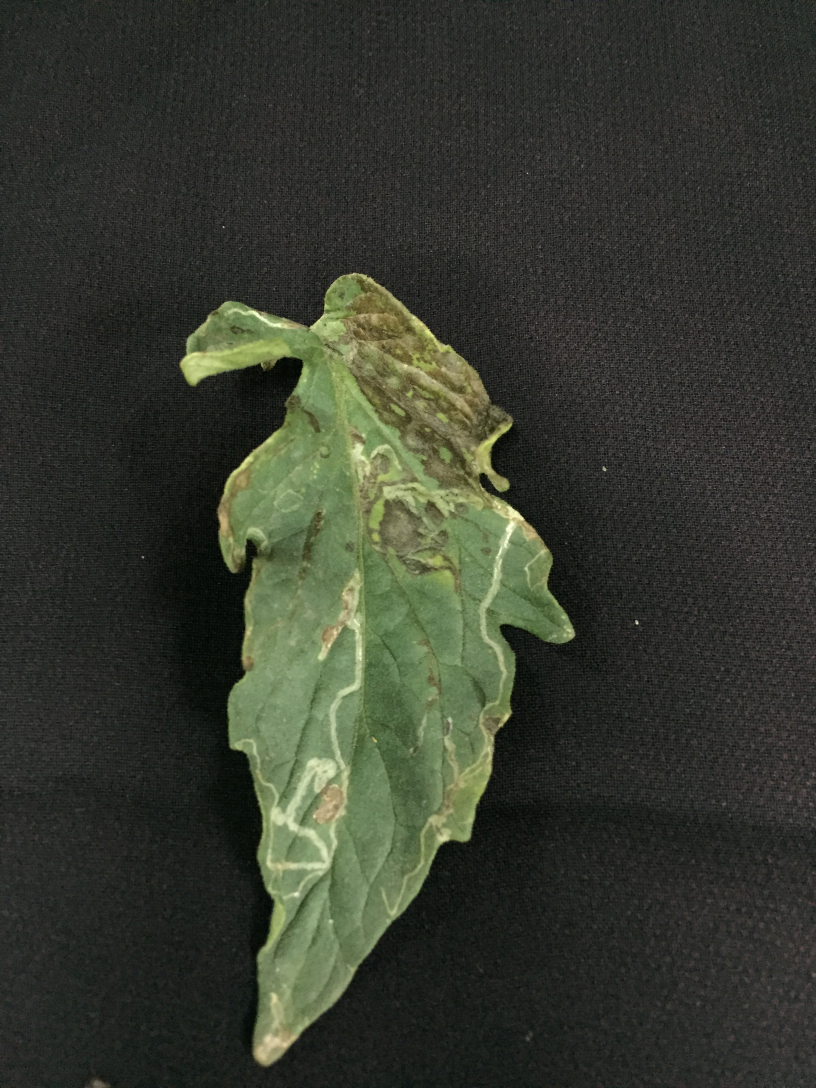
#> input picture Praneet/Potatoes_Test/Transfer_Learning/VGG19/4.jpg, 2448 x 3264 px, found by its file name (shown at 1/3 size)
$ jupyter execute --allow-errors Test.ipynb   (older library calls are emulated)
#> lines starting #> are read from the running program, lines starting #| are printed output that depends on the picture
[cell 1]
import cv2
import numpy as np
from matplotlib.colors import ListedColormap
import matplotlib.pyplot as plt
import os
import h5py
from skimage.feature import greycomatrix
from skimage.feature import greycoprops
train_path="dataset/"
#> (the rest of this cell did not finish here and is left out)

#> (a cell that did not finish here is left out)

[cell 3]
import cv2

# empty lists to hold feature vectors and labels
global_features = []
labels = []
bins = 8
i, j = 0, 0
k = 0

test_image = 'dataset/4.jpg'
test = cv2.imread(test_image)
#> test is the input picture: shape (3264, 2448, 3); mean B, G, R 47.3, 58.4, 54.3
cv2.imshow('original', test)

image = test

img_out = cv2.cvtColor(test, cv2.COLOR_BGR2YUV)
#> img_out: shape (3264, 2448, 3); mean of channels 0, 1, 2 55.9, 123.7, 126.5
cv2.imshow('YUV', img_out)

img_out[:, :, 0] = cv2.equalizeHist(img_out[:, :, 0])
#> img_out: shape (3264, 2448, 3); mean of channels 0, 1, 2 129.5, 123.7, 126.5
cv2.imshow('equalized', img_out)

img_equi = cv2.cvtColor(img_out, cv2.COLOR_YUV2BGR)
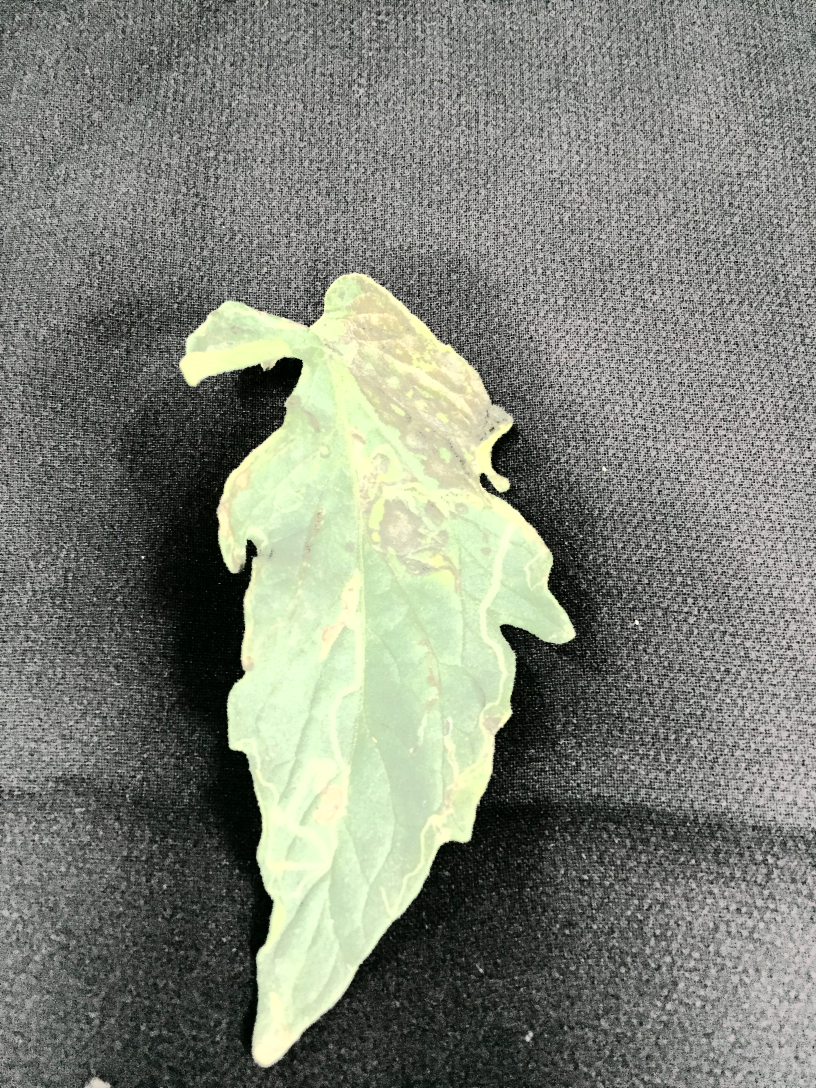
#> img_equi: shape (3264, 2448, 3) (shown at 1/3 size); mean B, G, R 120.8, 131.8, 127.8
cv2.imshow('bgr', img_equi)

image = cv2.cvtColor(img_equi, cv2.COLOR_BGR2GRAY)
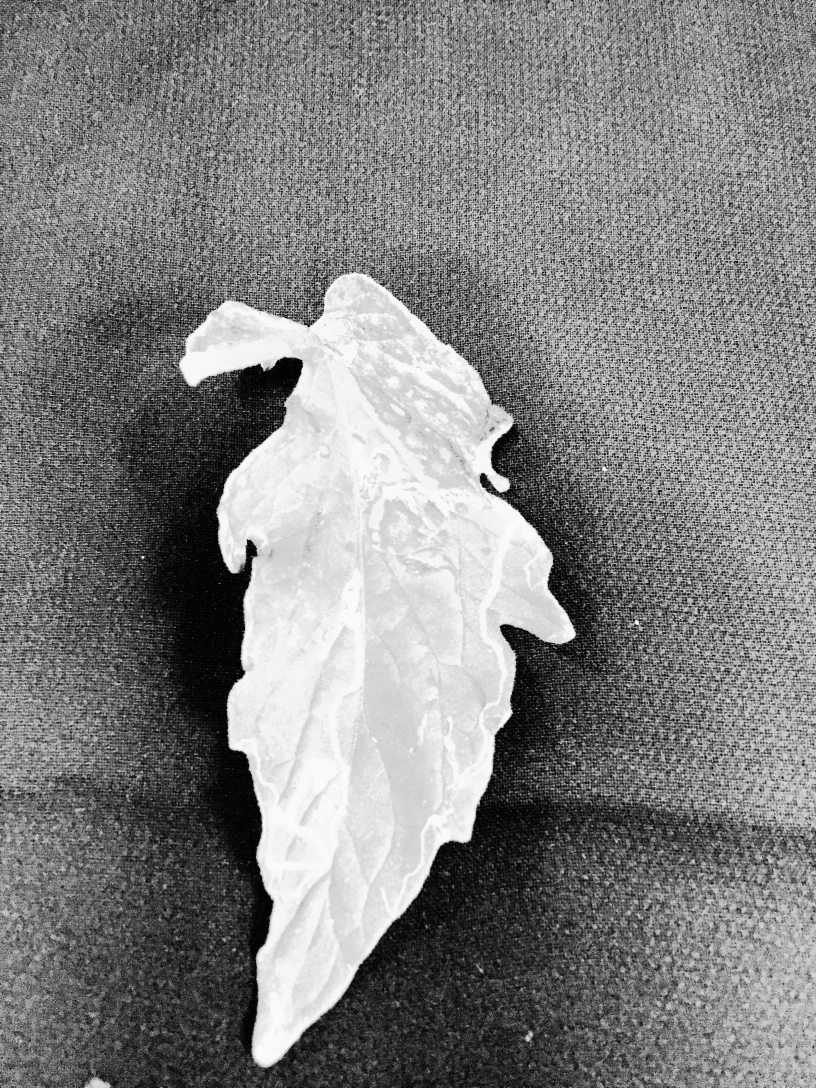
#> image: shape (3264, 2448) (shown at 1/3 size); min 0, max 255, mean 129.3
hu_feature = cv2.HuMoments(cv2.moments(image))
#> hu_feature = [0.00123, 1.05e-07, 9.04e-13, 4.9e-12, 8.39e-25, 1.53e-15, -1.03e-23]
hu_feature = hu_feature.reshape(1, -1)

image_hsv = cv2.cvtColor(img_equi, cv2.COLOR_BGR2HSV)
#> image_hsv: shape (3264, 2448, 3); mean H, S, V 43.2, 27.3, 132.2
cv2.imshow('hsv', image_hsv)

hist = cv2.calcHist([image_hsv], [0, 1, 2], None, [bins, bins, bins],
                            [0, 256, 0, 256, 0, 256])
# normalize the histogram
cv2.normalize(hist, hist)
hist_feature = hist.reshape(1, -1)
#         print(hist_feature.shape())
#> (the rest of this cell did not finish here and is left out)

$ run again, with Praneet/Potatoes_Test/Transfer_Learning/VGG19/5.jpg copied over Praneet/Potatoes_Test/Transfer_Learning/VGG19/4.jpg
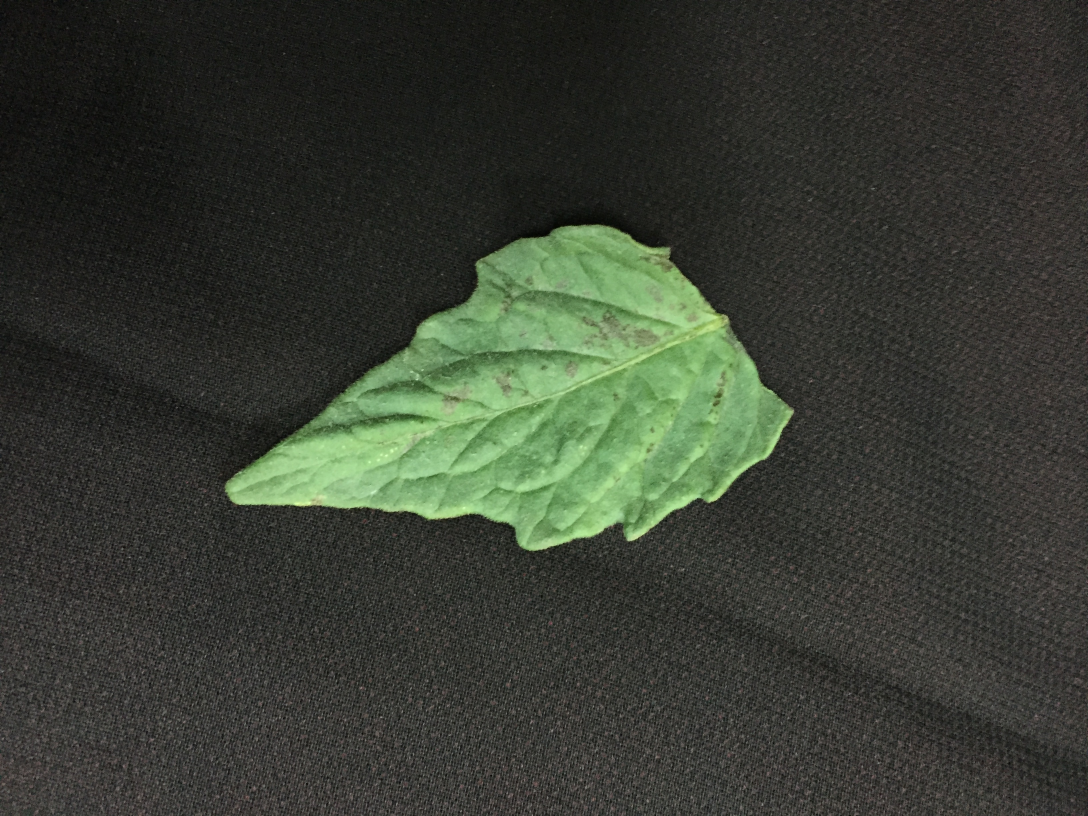
#> input picture Praneet/Potatoes_Test/Transfer_Learning/VGG19/5.jpg, 3264 x 2448 px, found by its file name (shown at 1/3 size)
#> test is the input picture: shape (2448, 3264, 3); mean B, G, R 50.7, 61.2, 55.8
#> `img_equi = cv2.cvtColor(img_out, cv2.COLOR_YUV2BGR)`:
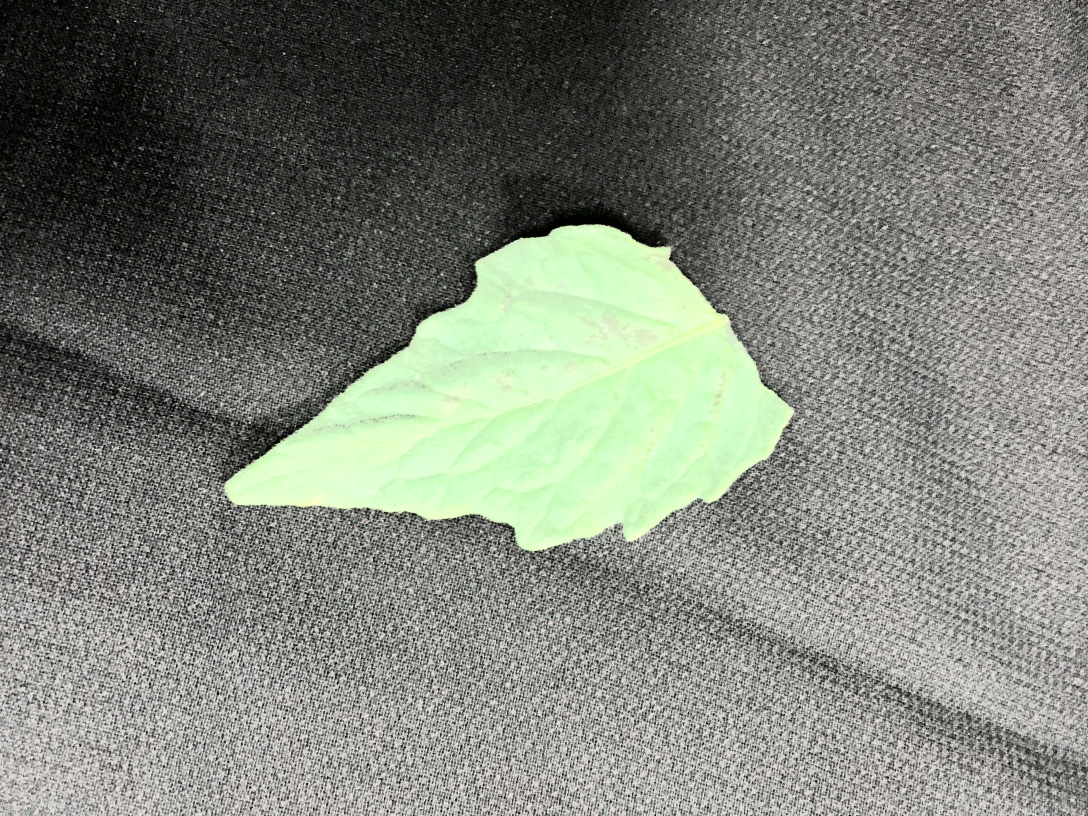
#> img_equi: shape (2448, 3264, 3) (shown at 1/3 size); mean B, G, R 121.5, 131, 126.5
#> `image = cv2.cvtColor(img_equi, cv2.COLOR_BGR2GRAY)`:
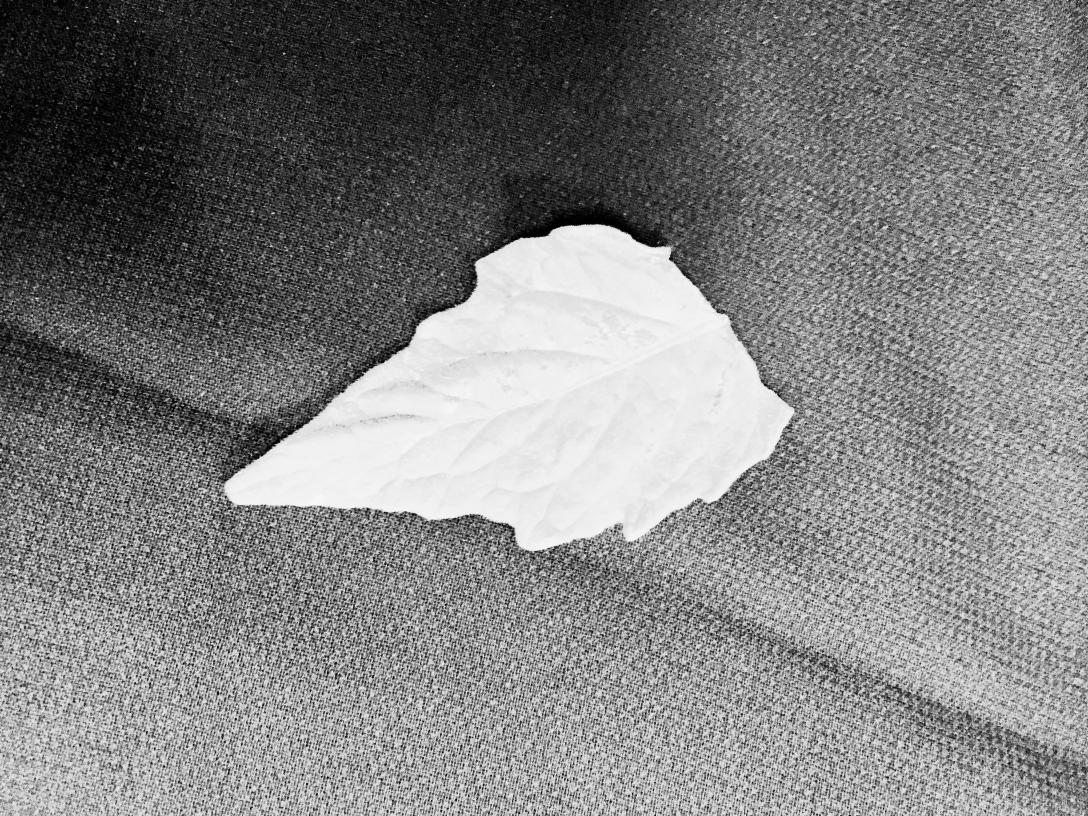
#> image: shape (2448, 3264) (shown at 1/3 size); min 0, max 253, mean 128.6
#> hu_feature = [0.00119, 2.06e-07, 8.54e-11, 8.87e-12, -5.05e-23, 1.25e-15, -2.39e-22]
#> image_hsv: shape (2448, 3264, 3); mean H, S, V 35.4, 22.9, 131.7

$ run again, with Praneet/Potatoes_Test/Transfer_Learning/VGG19/6.jpg copied over Praneet/Potatoes_Test/Transfer_Learning/VGG19/4.jpg
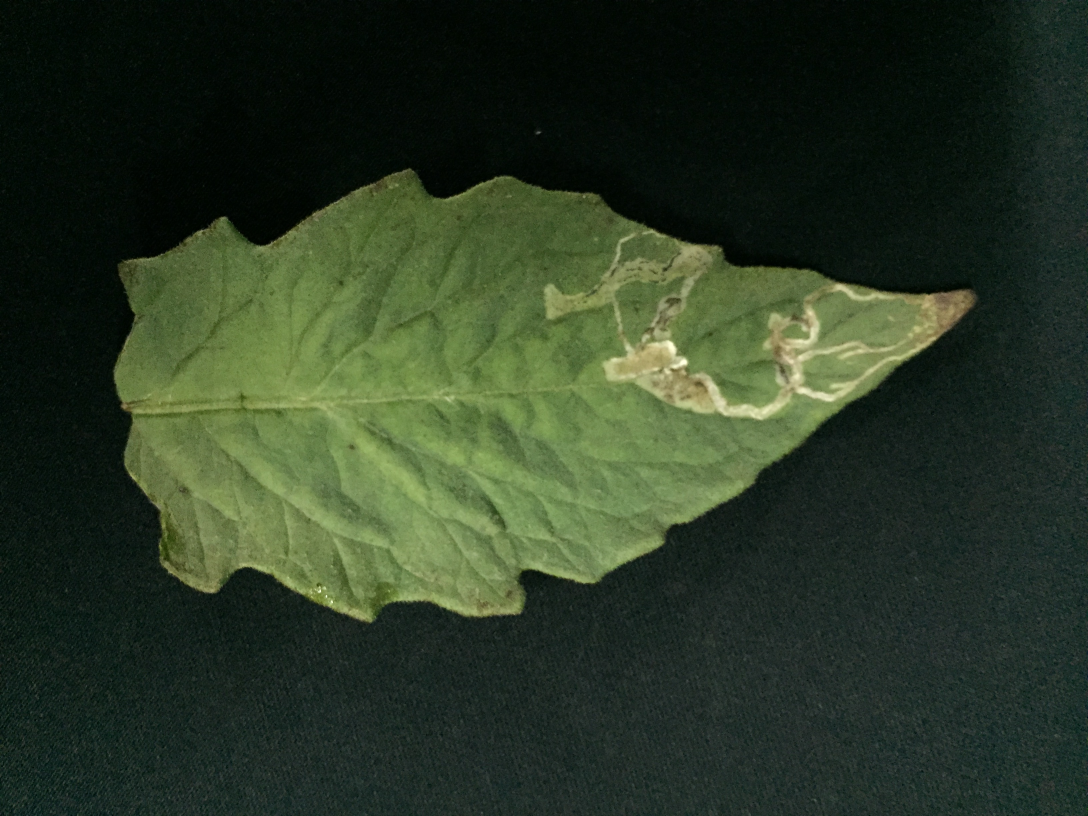
#> input picture Praneet/Potatoes_Test/Transfer_Learning/VGG19/6.jpg, 3264 x 2448 px, found by its file name (shown at 1/3 size)
#> test is the input picture: shape (2448, 3264, 3); mean B, G, R 37.2, 56.7, 43
#> `img_equi = cv2.cvtColor(img_out, cv2.COLOR_YUV2BGR)`:
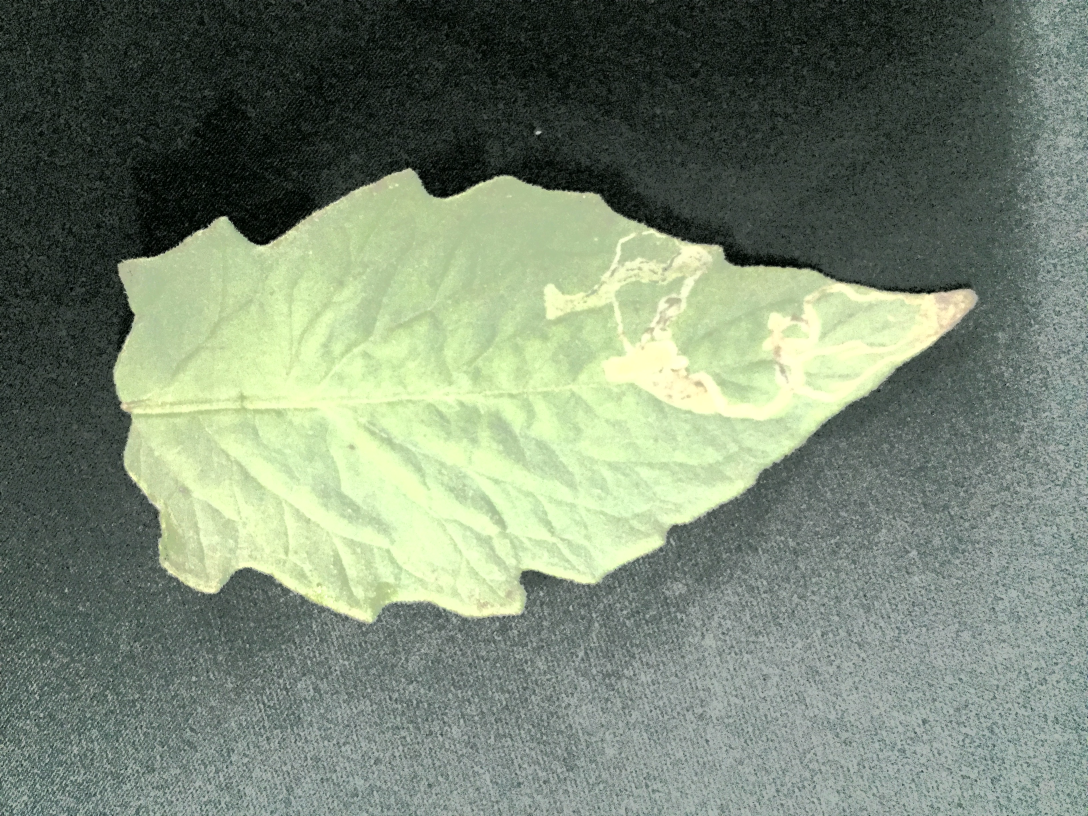
#> img_equi: shape (2448, 3264, 3) (shown at 1/3 size); mean B, G, R 116.1, 135.3, 121.8
#> `image = cv2.cvtColor(img_equi, cv2.COLOR_BGR2GRAY)`:
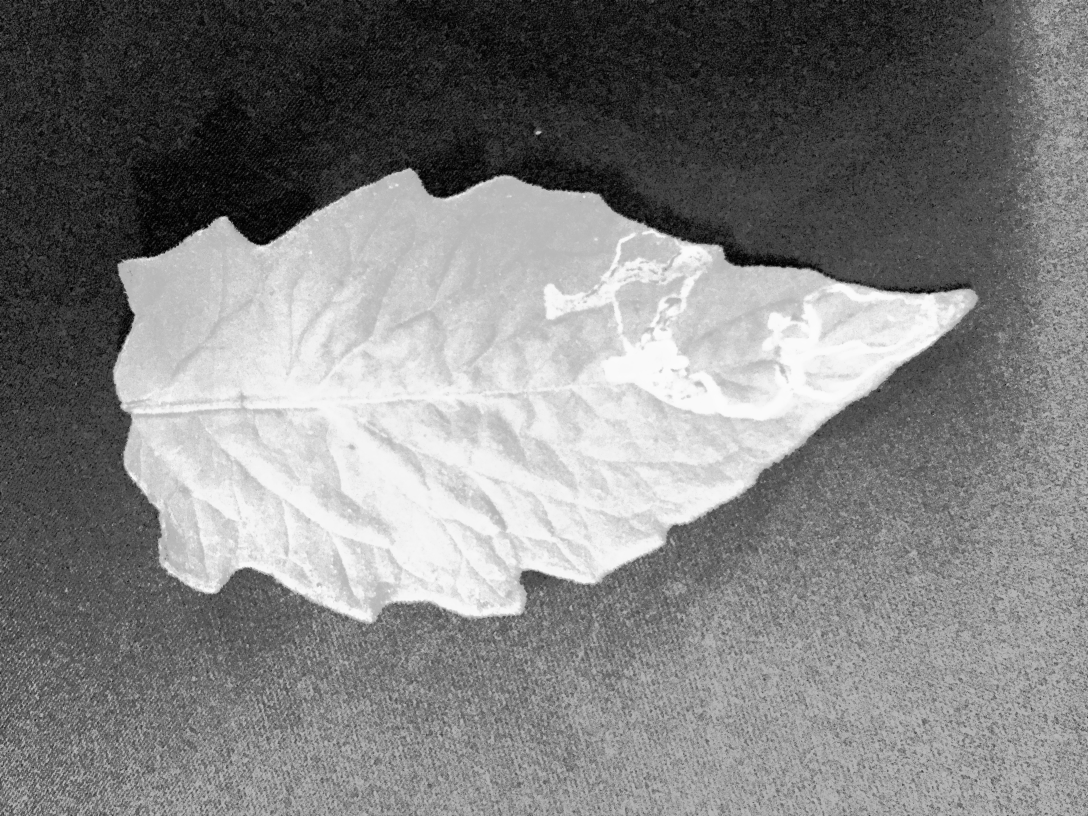
#> image: shape (2448, 3264) (shown at 1/3 size); min 1, max 252, mean 129.1
#> hu_feature = [0.00109, 1.62e-07, 4.7e-12, 3.49e-12, -1.06e-23, 1.02e-15, -9.36e-24]
#> image_hsv: shape (2448, 3264, 3); mean H, S, V 65, 49.1, 135.3
